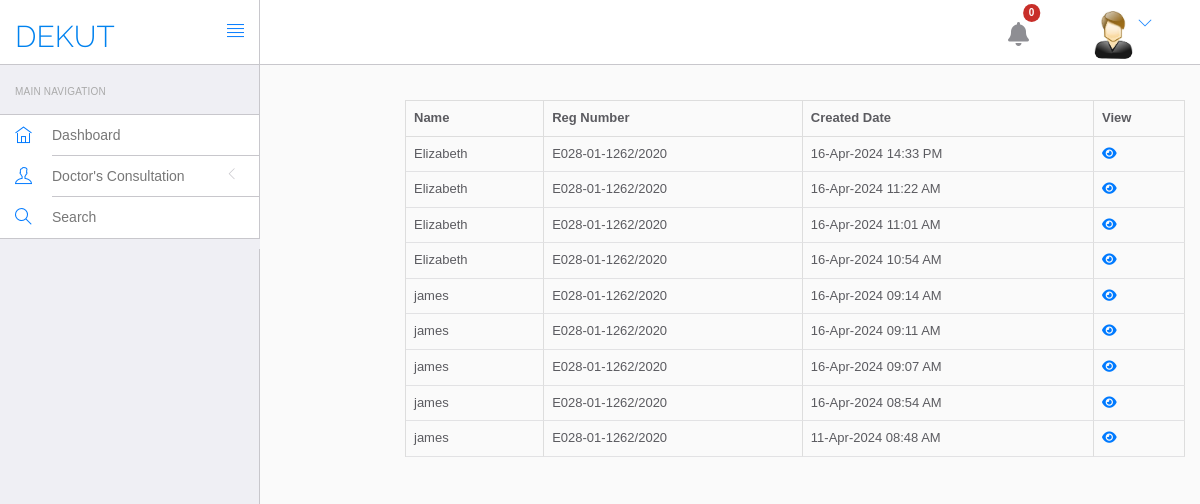
The page /MSC/doctor/patient.php on the database its author committed.
### tables this page shows
CREATE TABLE `pusher` (
  `id` int(11) NOT NULL,
  `user_id` int(11) NOT NULL,
  `name` varchar(50) NOT NULL,
  `regno` varchar(30) NOT NULL,
  `creationdate` timestamp NOT NULL DEFAULT current_timestamp()
);

### MSC/doctor/include/notifications.php (called while the page is built, shortened)
<?php
include 'config.php';
$user_id = 1;
$count_sql = "SELECT COUNT(*) AS unread_count FROM notifications WHERE user_id = $user_id AND is_read = 0";
$count_result = mysqli_query($con, $count_sql);
$unread_count = mysqli_fetch_assoc($count_result)['unread_count'];
?>

### MSC/doctor/patient.php (the view, shortened to what this page needs)
<?php
require_once 'include/config.php';
$sql= "select * from pusher ORDER BY id DESC";
$result = $con->query($sql);
?>
<!DOCTYPE html>
<html lang="en">
<head>
    <link rel="stylesheet" href="vendor/bootstrap/css/bootstrap.min.css">
    <link rel="stylesheet" href="vendor/fontawesome/css/font-awesome.min.css">
    <link rel="stylesheet" href="vendor/themify-icons/themify-icons.min.css">
    <link href="vendor/animate.css/animate.min.css" rel="stylesheet" media="screen">
    <link href="vendor/perfect-scrollbar/perfect-scrollbar.min.css" rel="stylesheet" media="screen">
    <link href="vendor/switchery/switchery.min.css" rel="stylesheet" media="screen">
    <link href="vendor/bootstrap-touchspin/jquery.bootstrap-touchspin.min.css" rel="stylesheet" media="screen">
    <link href="vendor/select2/select2.min.css" rel="stylesheet" media="screen">
    <link href="vendor/bootstrap-datepicker/bootstrap-datepicker3.standalone.min.css" rel="stylesheet" media="screen">
    <link href="vendor/bootstrap-timepicker/bootstrap-timepicker.min.css" rel="stylesheet" media="screen">
    <link rel="stylesheet" href="assets/css/styles.css">
    <link rel="stylesheet" href="assets/css/plugins.css">
    <link rel="stylesheet" href="assets/css/themes/theme-1.css" id="skin_color" />
</head>
<?php include('include/sidebar.php');?>
<?php include('include/header.php');?>
<body>
    <div class="container">
        <div class="row">
            <div class="col-md-offset-4">
            <table class="table table-bordered" style="margin-top: 100px;">
                <thead>
                    <tr>
                        <th>Name</th>
                        <th>Reg Number</th>
                        <th>Created Date</th>
                        <th>View</th>
                    </tr>
                </thead>
                <tbody>
<?php
if($result->num_rows > 0){
    while($row = $result->fetch_assoc()){
        $date = strtotime($row['creationdate']);
        ?>
        <tr>
            <td><?php echo $row['name'];?></td>
            <td><?php echo $row['regno'];?></td>
            <td><?php echo date('d-M-Y H:i A', $date);?></td>
            <td>
            <a href="view-patient.php?uid=<?php echo $row['patientID'];?>"><i class="fa fa-eye" ></i></a>
            </td>
        </tr>
        <?php
    }
}else{
    ?>
    <tr>
        <td colspan="4">No patient found</td>
    </tr>
    <?php
}
?>
                </tbody>
            </table>
            </div>
        </div>
    </div>
</body>
</html>

### MSC/doctor/include/sidebar.php (shortened to what this page needs)
<div class="sidebar app-aside" id="sidebar">
				<div class="sidebar-container perfect-scrollbar">
<nav>
						<div class="navbar-title">
							<span>Main Navigation</span>
						</div>
						<ul class="main-navigation-menu">
							<li>
								<a href="dashboard.php">
									<div class="item-content">
										<div class="item-media">
											<i class="ti-home"></i>
										</div>
										<div class="item-inner">
											<span class="title"> Dashboard </span>
										</div>
									</div>
								</a>
							</li>
							<li>
								<a href="javascript:void(0)">
									<div class="item-content">
										<div class="item-media">
											<i class="ti-user"></i>
										</div>
										<div class="item-inner">
											<span class="title"> Doctor's Consultation </span><i class="icon-arrow"></i>
										</div>
									</div>
								</a>
								</li>
<li>
								<a href="search.php">
									<div class="item-content">
										<div class="item-media">
											<i class="ti-search"></i>
										</div>
										<div class="item-inner">
											<span class="title"> Search </span>
										</div>
									</div>
								</a>
							</li>
						</ul>
					</nav>
					</div>
			</div>

### MSC/doctor/include/header.php (shortened to what this page needs)
<?php error_reporting(0);
include 'notifications.php';
?>
<header class="navbar navbar-default navbar-static-top">
<link rel="stylesheet" href="https://cdnjs.cloudflare.com/ajax/libs/font-awesome/6.0.0-beta3/css/all.min.css">
					<div class="navbar-header">
						<a class="navbar-brand" href="#">
							<h2 style="padding-top:20%;color:#0082ef">DEKUT</h2>
						</a>
						<a href="#" class="sidebar-toggler pull-right visible-md visible-lg" data-toggle-class="app-sidebar-closed" data-toggle-target="#app">
							<i class="ti-align-justify"></i>
						</a>
					</div>
					<div class="navbar-collapse collapse">
						<ul class="nav navbar-right">
								<li  style="padding-top:10% ">
								<div class="notification-container">
        <i id="bell" class="fas fa-bell" style="font-size:24px; margin:0px 50px; cursor: pointer;"></i>
		<span id="notificationLabel" class="badge badge-danger"><?php echo $unread_count; ?></span>
    </div>
							</li>
							<li class="dropdown current-user">
								<a href class="dropdown-toggle" data-toggle="dropdown">
									<img src="assets/images/images.jpg" > <span class="username">
									?> <i class="ti-angle-down"></i></i></span>
								</a>
							</li>
						</ul>
					</div>
				</header>

### MSC/doctor/assets/css/plugins.css (style rules this page uses)
.perfect-scrollbar { overflow-y: hidden !important; }

### MSC/doctor/assets/css/themes/theme-1.css (style rules this page uses)
body { background: #FAFAFA; }
header .navbar-header { background: #ffffff !important; border-right-color: #c8c7cc !important; border-bottom-color: #c8c7cc !important; }
header .navbar-header .sidebar-toggler, header .navbar-header .sidebar-mobile-toggler { color: #007aff !important; }
header .navbar-header .navbar-brand { color: #777 !important; }
header .navbar-collapse { background: #ffffff !important; border-bottom-color: #c8c7cc !important; box-shadow: none !important; }
header .navbar-collapse .navbar-right > li > a { color: #777; }
header .navbar-collapse .navbar-right > li > a i { color: #007aff !important; }
#sidebar { background: #EFEFF4 !important; }
#sidebar:before { border-right-width: "1px" !important; border-right-style: solid; border-right-color: #c8c7cc !important; }
#sidebar nav { border-right-width: "1px" !important; border-right-style: solid; border-right-color: #c8c7cc !important; }
#sidebar nav .navbar-title { color: #aaaaaa; }
#sidebar nav > ul { background: #ffffff !important; border-bottom-color: #c8c7cc !important; border-top-color: #c8c7cc !important; }
#sidebar nav > ul > li > a .item-media > i { color: #007aff !important; }
#sidebar nav > ul > li > a .item-inner { color: #777 !important; border-bottom-color: #c8c7cc; }

### rows shown on the page
pusher: name "Elizabeth", regno "E028-01-1262/2020", creationdate "16-Apr-2024 14:33 PM"
pusher: name "Elizabeth", regno "E028-01-1262/2020", creationdate "16-Apr-2024 11:22 AM"
pusher: name "Elizabeth", regno "E028-01-1262/2020", creationdate "16-Apr-2024 11:01 AM"
pusher: name "Elizabeth", regno "E028-01-1262/2020", creationdate "16-Apr-2024 10:54 AM"
pusher: name "james", regno "E028-01-1262/2020", creationdate "16-Apr-2024 09:14 AM"
pusher: name "james", regno "E028-01-1262/2020", creationdate "16-Apr-2024 09:11 AM"
pusher: name "james", regno "E028-01-1262/2020", creationdate "16-Apr-2024 09:07 AM"
pusher: name "james", regno "E028-01-1262/2020", creationdate "16-Apr-2024 08:54 AM"
pusher: name "james", regno "E028-01-1262/2020", creationdate "11-Apr-2024 08:48 AM"

### other values the page prints
$unread_count "0"
